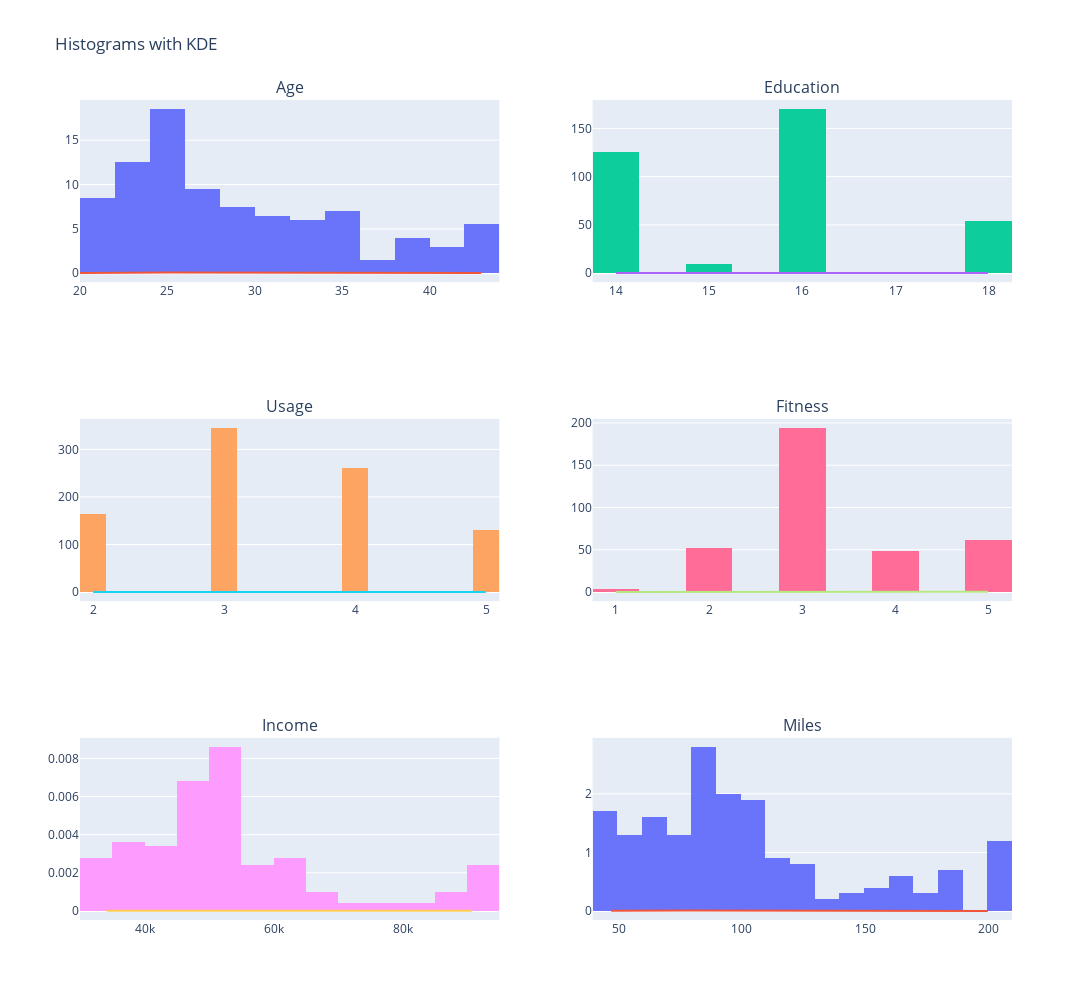

The cell this chart's notebook holds for it:
### Markdown cell above
#### Observations

1. KP281 is the most frequent bought product
2. Percentage of male customer is higher is than female
3. Percentage of Young-Adults is higher than others
4. Percentage of Partnered customers is higher than single
5. Miles and Income have higher standard deviation which might contain outliers

### Code cell
### Distribution of Continuous Variables
import plotly.graph_objs as go
from plotly.subplots import make_subplots
import plotly.figure_factory as ff


c_variables = ['Age', 'Education', 'Usage', 'Fitness', 'Income', 'Miles']

# Calculate number of rows and columns for subplots
n_rows = 3
n_cols = 2

# Create subplots
fig = make_subplots(rows=n_rows, cols=n_cols, subplot_titles=c_variables)

# Adding histograms with KDE in a loop
for i, c in enumerate(c_variables):
    row = (i // n_cols) + 1
    col = (i % n_cols) + 1

    # Adding histogram
    fig.add_trace(
        go.Histogram(x=df[c], nbinsx=20, histnorm='density', name=c, opacity=0.95),
        row=row, col=col
    )

    # Adding KDE line
    kde_x, kde_y = ff.create_distplot([df[c]], [c], show_hist=False)['data'][0]['x'], \
        ff.create_distplot([df[c]], [c], show_hist=False)['data'][0]['y']
    fig.add_trace(
        go.Scatter(x=kde_x, y=kde_y, mode='lines', name=f'KDE {c}'),
        row=row, col=col
    )

# Update layout
fig.update_layout(
    title="Histograms with KDE",
    height=1000, width=1200,
    showlegend=False
)

fig.show()

### Figure 1 — Plotly figure (JSON) as saved in the notebook; plotly's stock layout.template omitted (floating-point values rounded to 4 significant figures; data arrays with more than 128 entries replaced by an {"elided": "..."} marker saying what was removed)
{"data": [{"histnorm": "density", "name": "Age", "nbinsx": 20, "opacity": 0.95, "type": "histogram", "x": {"elided": "180 float values"}, "xaxis": "x", "yaxis": "y"}, {"mode": "lines", "name": "KDE Age", "type": "scatter", "x": {"elided": "500 float values"}, "xaxis": "x", "y": {"elided": "500 float values"}, "yaxis": "y"}, {"histnorm": "density", "name": "Education", "nbinsx": 20, "opacity": 0.95, "type": "histogram", "x": {"elided": "180 int values"}, "xaxis": "x2", "yaxis": "y2"}, {"mode": "lines", "name": "KDE Education", "type": "scatter", "x": {"elided": "500 float values"}, "xaxis": "x2", "y": {"elided": "500 float values"}, "yaxis": "y2"}, {"histnorm": "density", "name": "Usage", "nbinsx": 20, "opacity": 0.95, "type": "histogram", "x": {"elided": "180 float values"}, "xaxis": "x3", "yaxis": "y3"}, {"mode": "lines", "name": "KDE Usage", "type": "scatter", "x": {"elided": "500 float values"}, "xaxis": "x3", "y": {"elided": "500 float values"}, "yaxis": "y3"}, {"histnorm": "density", "name": "Fitness", "nbinsx": 20, "opacity": 0.95, "type": "histogram", "x": {"elided": "180 int values"}, "xaxis": "x4", "yaxis": "y4"}, {"mode": "lines", "name": "KDE Fitness", "type": "scatter", "x": {"elided": "500 float values"}, "xaxis": "x4", "y": {"elided": "500 float values"}, "yaxis": "y4"}, {"histnorm": "density", "name": "Income", "nbinsx": 20, "opacity": 0.95, "type": "histogram", "x": {"elided": "180 float values"}, "xaxis": "x5", "yaxis": "y5"}, {"mode": "lines", "name": "KDE Income", "type": "scatter", "x": {"elided": "500 float values"}, "xaxis": "x5", "y": {"elided": "500 float values"}, "yaxis": "y5"}, {"histnorm": "density", "name": "Miles", "nbinsx": 20, "opacity": 0.95, "type": "histogram", "x": {"elided": "180 int values"}, "xaxis": "x6", "yaxis": "y6"}, {"mode": "lines", "name": "KDE Miles", "type": "scatter", "x": {"elided": "500 float values"}, "xaxis": "x6", "y": {"elided": "500 float values"}, "yaxis": "y6"}], "layout": {"annotations": [{"font": {"size": 16}, "showarrow": false, "text": "Age", "x": 0.225, "xanchor": "center", "xref": "paper", "y": 1, "yanchor": "bottom", "yref": "paper"}, {"font": {"size": 16}, "showarrow": false, "text": "Education", "x": 0.775, "xanchor": "center", "xref": "paper", "y": 1, "yanchor": "bottom", "yref": "paper"}, {"font": {"size": 16}, "showarrow": false, "text": "Usage", "x": 0.225, "xanchor": "center", "xref": "paper", "y": 0.6111, "yanchor": "bottom", "yref": "paper"}, {"font": {"size": 16}, "showarrow": false, "text": "Fitness", "x": 0.775, "xanchor": "center", "xref": "paper", "y": 0.6111, "yanchor": "bottom", "yref": "paper"}, {"font": {"size": 16}, "showarrow": false, "text": "Income", "x": 0.225, "xanchor": "center", "xref": "paper", "y": 0.2222, "yanchor": "bottom", "yref": "paper"}, {"font": {"size": 16}, "showarrow": false, "text": "Miles", "x": 0.775, "xanchor": "center", "xref": "paper", "y": 0.2222, "yanchor": "bottom", "yref": "paper"}], "height": 1000, "showlegend": false, "title": {"text": "Histograms with KDE"}, "width": 1200, "xaxis": {"anchor": "y", "domain": [0, 0.45]}, "xaxis2": {"anchor": "y2", "domain": [0.55, 1]}, "xaxis3": {"anchor": "y3", "domain": [0, 0.45]}, "xaxis4": {"anchor": "y4", "domain": [0.55, 1]}, "xaxis5": {"anchor": "y5", "domain": [0, 0.45]}, "xaxis6": {"anchor": "y6", "domain": [0.55, 1]}, "yaxis": {"anchor": "x", "domain": [0.7778, 1]}, "yaxis2": {"anchor": "x2", "domain": [0.7778, 1]}, "yaxis3": {"anchor": "x3", "domain": [0.3889, 0.6111]}, "yaxis4": {"anchor": "x4", "domain": [0.3889, 0.6111]}, "yaxis5": {"anchor": "x5", "domain": [0, 0.2222]}, "yaxis6": {"anchor": "x6", "domain": [0, 0.2222]}}}
